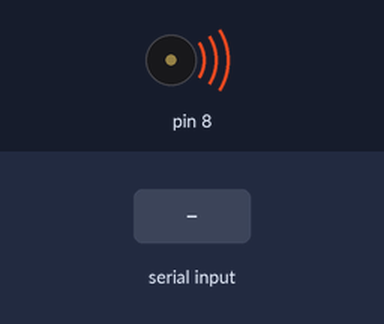
Recording of a sketch running on a simulated Arduino Uno, built with avr-gcc and run on an emulated ATmega328P. Shown: buzzer (waves = sounding). Inputs (shaded band) come from the test bench.

Above: at 1.6 s.
1.7 s: byte 32 (' ') received over Serial
At 2.4 s:
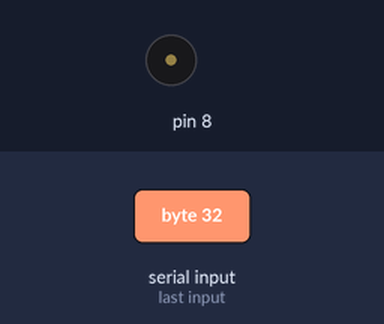
3.2 s: "b" received over Serial
At 3.55 s:
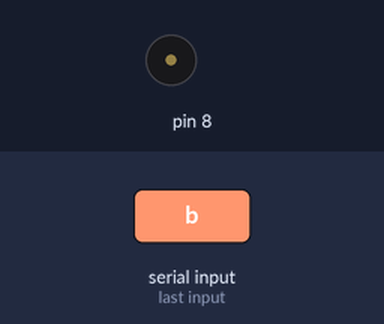
Timing chart, 0 to 12.2 s (numbered marks = the images above; inputs shaded):
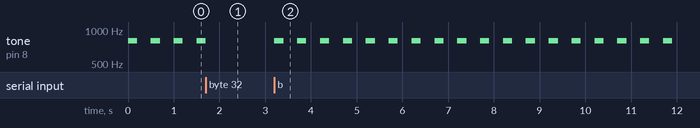

The sketch:

week03_8_arduino.ino
```cpp
//week03_8 Arduino
void setup() {
  Serial.begin(9600);//設定usb傳輸速度
  pinMode(8,OUTPUT);//8 叭 要會發聲
}
int beep = 1;//一開始會逼逼叫
void serialEvent()//等待USB的事件
{
  while (Serial.available())//若有資料
  {
    char now = Serial.read();
    if(now==' ') beep = 0;//空白字母，不叫
    if(now=='b') beep = 1;//字母'b'要叫
  }
}
void loop() {
  if(beep == 1)//一開始，會倒數計時
  {
    tone(8,800,200);
    delay(500);
  }
}
```

Measured:
- after the input at 1.7 s, tone on pin 8: goes on until 1.7 s, then stays silent
- after the input at 3.2 s, tone on pin 8: alternates 800 Hz for 0.20 s and silent for 0.30 s, starting at once
- by itself, tone on pin 8: alternates 800 Hz for 0.20 s and silent for 0.30 s
